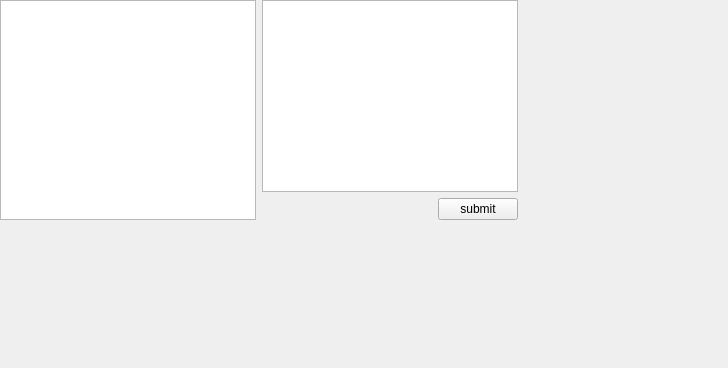
<?xml version="1.0" encoding="UTF-8"?>
<ui version="4.0">
 <class>ManageChucVu</class>
 <widget class="QWidget" name="ManageChucVu">
  <property name="geometry">
   <rect>
    <x>0</x>
    <y>0</y>
    <width>728</width>
    <height>368</height>
   </rect>
  </property>
  <property name="windowTitle">
   <string>Quan ly chuc vu</string>
  </property>
  <widget class="QWidget" name="">
   <layout class="QHBoxLayout" name="horizontalLayout_2">
    <item>
     <widget class="QTableView" name="tableView_cv"/>
    </item>
    <item>
     <layout class="QVBoxLayout" name="verticalLayout">
      <item>
       <widget class="QTableView" name="tableView"/>
      </item>
      <item>
       <layout class="QHBoxLayout" name="horizontalLayout">
        <item>
         <spacer name="horizontalSpacer">
          <property name="orientation">
           <enum>Qt::Horizontal</enum>
          </property>
          <property name="sizeHint" stdset="0">
           <size>
            <width>40</width>
            <height>20</height>
           </size>
          </property>
         </spacer>
        </item>
        <item>
         <widget class="QPushButton" name="pushButton">
          <property name="text">
           <string>submit</string>
          </property>
         </widget>
        </item>
       </layout>
      </item>
     </layout>
    </item>
   </layout>
  </widget>
 </widget>
 <resources/>
 <connections>
  <connection>
   <sender>tableView_cv</sender>
   <signal>viewportEntered()</signal>
   <receiver>pushButton</receiver>
   <slot>click()</slot>
   <hints>
    <hint type="sourcelabel">
     <x>243</x>
     <y>242</y>
    </hint>
    <hint type="destinationlabel">
     <x>529</x>
     <y>296</y>
    </hint>
   </hints>
  </connection>
 </connections>
</ui>
